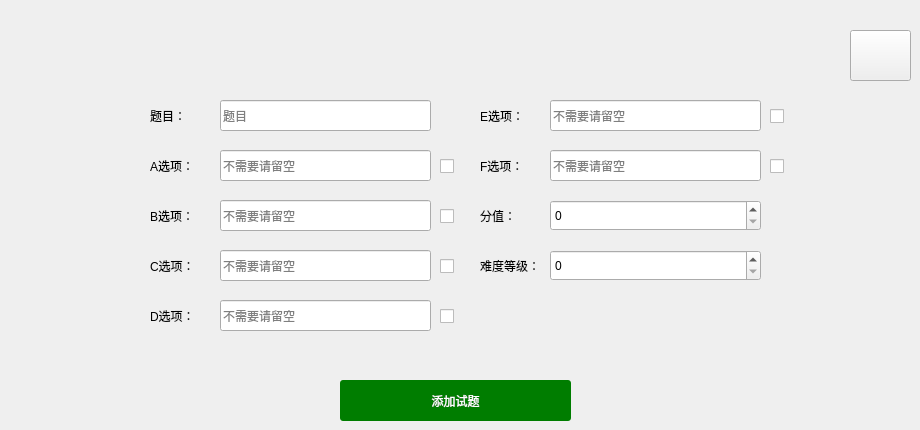
     <widget class="QWidget" name="page_4">
      <widget class="QCheckBox" name="cbMuchD">
       <property name="geometry">
        <rect>
         <x>440</x>
         <y>308</y>
         <width>21</width>
         <height>16</height>
        </rect>
       </property>
       <property name="text">
        <string/>
       </property>
      </widget>
      <widget class="QLabel" name="label_37">
       <property name="geometry">
        <rect>
         <x>480</x>
         <y>100</y>
         <width>61</width>
         <height>31</height>
        </rect>
       </property>
       <property name="styleSheet">
        <string notr="true">font: 10pt &quot;黑体&quot;;</string>
       </property>
       <property name="text">
        <string>E选项：</string>
       </property>
      </widget>
      <widget class="QCheckBox" name="cbMuchC">
       <property name="geometry">
        <rect>
         <x>440</x>
         <y>258</y>
         <width>21</width>
         <height>16</height>
        </rect>
       </property>
       <property name="text">
        <string/>
       </property>
      </widget>
      <widget class="QSpinBox" name="sbMuchScore">
       <property name="geometry">
        <rect>
         <x>550</x>
         <y>200</y>
         <width>211</width>
         <height>31</height>
        </rect>
       </property>
       <property name="styleSheet">
        <string notr="true">
font: 11pt &quot;黑体&quot;;</string>
       </property>
       <property name="maximum">
        <number>100</number>
       </property>
      </widget>
      <widget class="QCheckBox" name="cbMuchB">
       <property name="geometry">
        <rect>
         <x>440</x>
         <y>208</y>
         <width>21</width>
         <height>16</height>
        </rect>
       </property>
       <property name="text">
        <string/>
       </property>
      </widget>
      <widget class="QLabel" name="label_38">
       <property name="geometry">
        <rect>
         <x>150</x>
         <y>300</y>
         <width>61</width>
         <height>31</height>
        </rect>
       </property>
       <property name="styleSheet">
        <string notr="true">font: 10pt &quot;黑体&quot;;</string>
       </property>
       <property name="text">
        <string>D选项：</string>
       </property>
      </widget>
      <widget class="QLabel" name="label_39">
       <property name="geometry">
        <rect>
         <x>150</x>
         <y>150</y>
         <width>61</width>
         <height>31</height>
        </rect>
       </property>
       <property name="styleSheet">
        <string notr="true">font: 10pt &quot;黑体&quot;;</string>
       </property>
       <property name="text">
        <string>A选项：</string>
       </property>
      </widget>
      <widget class="QLineEdit" name="leMuchD">
       <property name="geometry">
        <rect>
         <x>220</x>
         <y>300</y>
         <width>211</width>
         <height>31</height>
        </rect>
       </property>
       <property name="styleSheet">
        <string notr="true">QLineEdit{
font: 11pt &quot;黑体&quot;;
}</string>
       </property>
       <property name="text">
        <string/>
       </property>
       <property name="placeholderText">
        <string>不需要请留空</string>
       </property>
      </widget>
      <widget class="QCheckBox" name="cbMuchA">
       <property name="geometry">
        <rect>
         <x>440</x>
         <y>158</y>
         <width>21</width>
         <height>16</height>
        </rect>
       </property>
       <property name="text">
        <string/>
       </property>
      </widget>
      <widget class="QLabel" name="label_40">
       <property name="geometry">
        <rect>
         <x>150</x>
         <y>250</y>
         <width>61</width>
         <height>31</height>
        </rect>
       </property>
       <property name="styleSheet">
        <string notr="true">font: 10pt &quot;黑体&quot;;</string>
       </property>
       <property name="text">
        <string>C选项：</string>
       </property>
      </widget>
      <widget class="QLineEdit" name="leMuchF">
       <property name="geometry">
        <rect>
         <x>550</x>
         <y>150</y>
         <width>211</width>
         <height>31</height>
        </rect>
       </property>
       <property name="styleSheet">
        <string notr="true">QLineEdit{
font: 11pt &quot;黑体&quot;;
}</string>
       </property>
       <property name="text">
        <string/>
       </property>
       <property name="placeholderText">
        <string>不需要请留空</string>
       </property>
      </widget>
      <widget class="QLabel" name="label_41">
       <property name="geometry">
        <rect>
         <x>150</x>
         <y>200</y>
         <width>61</width>
         <height>31</height>
        </rect>
       </property>
       <property name="styleSheet">
        <string notr="true">font: 10pt &quot;黑体&quot;;</string>
       </property>
       <property name="text">
        <string>B选项：</string>
       </property>
      </widget>
      <widget class="QCheckBox" name="cbMuchF">
       <property name="geometry">
        <rect>
         <x>770</x>
         <y>158</y>
         <width>21</width>
         <height>16</height>
        </rect>
       </property>
       <property name="text">
        <string/>
       </property>
      </widget>
      <widget class="QLabel" name="label_42">
       <property name="geometry">
        <rect>
         <x>480</x>
         <y>250</y>
         <width>61</width>
         <height>31</height>
        </rect>
       </property>
       <property name="styleSheet">
        <string notr="true">font: 10pt &quot;黑体&quot;;</string>
       </property>
       <property name="text">
        <string>难度等级：</string>
       </property>
      </widget>
      <widget class="QLabel" name="label_43">
       <property name="geometry">
        <rect>
         <x>150</x>
         <y>100</y>
         <width>61</width>
         <height>31</height>
        </rect>
       </property>
       <property name="styleSheet">
        <string notr="true">font: 10pt &quot;黑体&quot;;</string>
       </property>
       <property name="text">
        <string>题目：</string>
       </property>
      </widget>
      <widget class="QLineEdit" name="leMuchC">
       <property name="geometry">
        <rect>
         <x>220</x>
         <y>250</y>
         <width>211</width>
         <height>31</height>
        </rect>
       </property>
       <property name="styleSheet">
        <string notr="true">QLineEdit{
font: 11pt &quot;黑体&quot;;
}</string>
       </property>
       <property name="text">
        <string/>
       </property>
       <property name="placeholderText">
        <string>不需要请留空</string>
       </property>
      </widget>
      <widget class="QSpinBox" name="sbMuchLevel">
       <property name="geometry">
        <rect>
         <x>550</x>
         <y>250</y>
         <width>211</width>
         <height>31</height>
        </rect>
       </property>
       <property name="styleSheet">
        <string notr="true">font: 11pt &quot;黑体&quot;;</string>
       </property>
       <property name="maximum">
        <number>5</number>
       </property>
      </widget>
      <widget class="QLineEdit" name="leMuchB">
       <property name="geometry">
        <rect>
         <x>220</x>
         <y>200</y>
         <width>211</width>
         <height>31</height>
        </rect>
       </property>
       <property name="styleSheet">
        <string notr="true">QLineEdit{
font: 11pt &quot;黑体&quot;;
}</string>
       </property>
       <property name="text">
        <string/>
       </property>
       <property name="placeholderText">
        <string>不需要请留空</string>
       </property>
      </widget>
      <widget class="QLineEdit" name="leMuchA">
       <property name="geometry">
        <rect>
         <x>220</x>
         <y>150</y>
         <width>211</width>
         <height>31</height>
        </rect>
       </property>
       <property name="styleSheet">
        <string notr="true">QLineEdit{
font: 11pt &quot;黑体&quot;;
}</string>
       </property>
       <property name="text">
        <string/>
       </property>
       <property name="placeholderText">
        <string>不需要请留空</string>
       </property>
      </widget>
      <widget class="QLineEdit" name="leMuchE">
       <property name="geometry">
        <rect>
         <x>550</x>
         <y>100</y>
         <width>211</width>
         <height>31</height>
        </rect>
       </property>
       <property name="styleSheet">
        <string notr="true">QLineEdit{
font: 11pt &quot;黑体&quot;;
}</string>
       </property>
       <property name="text">
        <string/>
       </property>
       <property name="placeholderText">
        <string>不需要请留空</string>
       </property>
      </widget>
      <widget class="QLabel" name="label_44">
       <property name="geometry">
        <rect>
         <x>480</x>
         <y>200</y>
         <width>61</width>
         <height>31</height>
        </rect>
       </property>
       <property name="styleSheet">
        <string notr="true">font: 10pt &quot;黑体&quot;;</string>
       </property>
       <property name="text">
        <string>分值：</string>
       </property>
      </widget>
      <widget class="QLineEdit" name="leMuchTitle">
       <property name="geometry">
        <rect>
         <x>220</x>
         <y>100</y>
         <width>211</width>
         <height>31</height>
        </rect>
       </property>
       <property name="styleSheet">
        <string notr="true">QLineEdit{
font: 11pt &quot;黑体&quot;;
}</string>
       </property>
       <property name="text">
        <string/>
       </property>
       <property name="placeholderText">
        <string>题目</string>
       </property>
      </widget>
      <widget class="QPushButton" name="btnAddQuesMuch">
       <property name="geometry">
        <rect>
         <x>340</x>
         <y>380</y>
         <width>231</width>
         <height>41</height>
        </rect>
       </property>
       <property name="styleSheet">
        <string notr="true">QPushButton{
    border:none;
	font: 12pt &quot;黑体&quot;;
	
	background-color: rgb(0, 125, 0);
    border-radius:3px;
    color:white;
}
QPushButton:hover{
	
	background-color: rgb(0, 85, 0);
}</string>
       </property>
       <property name="text">
        <string>添加试题</string>
       </property>
      </widget>
      <widget class="QCheckBox" name="cbMuchE">
       <property name="geometry">
        <rect>
         <x>770</x>
         <y>108</y>
         <width>21</width>
         <height>16</height>
        </rect>
       </property>
       <property name="text">
        <string/>
       </property>
      </widget>
      <widget class="QLabel" name="label_45">
       <property name="geometry">
        <rect>
         <x>480</x>
         <y>150</y>
         <width>61</width>
         <height>31</height>
        </rect>
       </property>
       <property name="styleSheet">
        <string notr="true">font: 10pt &quot;黑体&quot;;</string>
       </property>
       <property name="text">
        <string>F选项：</string>
       </property>
      </widget>
      <widget class="QPushButton" name="btnMuchReturn">
       <property name="geometry">
        <rect>
         <x>850</x>
         <y>30</y>
         <width>61</width>
         <height>51</height>
        </rect>
       </property>
       <property name="styleSheet">
        <string notr="true">border-image: url(:/i/agt_back-256.png);</string>
       </property>
       <property name="text">
        <string/>
       </property>
      </widget>
     </widget>
